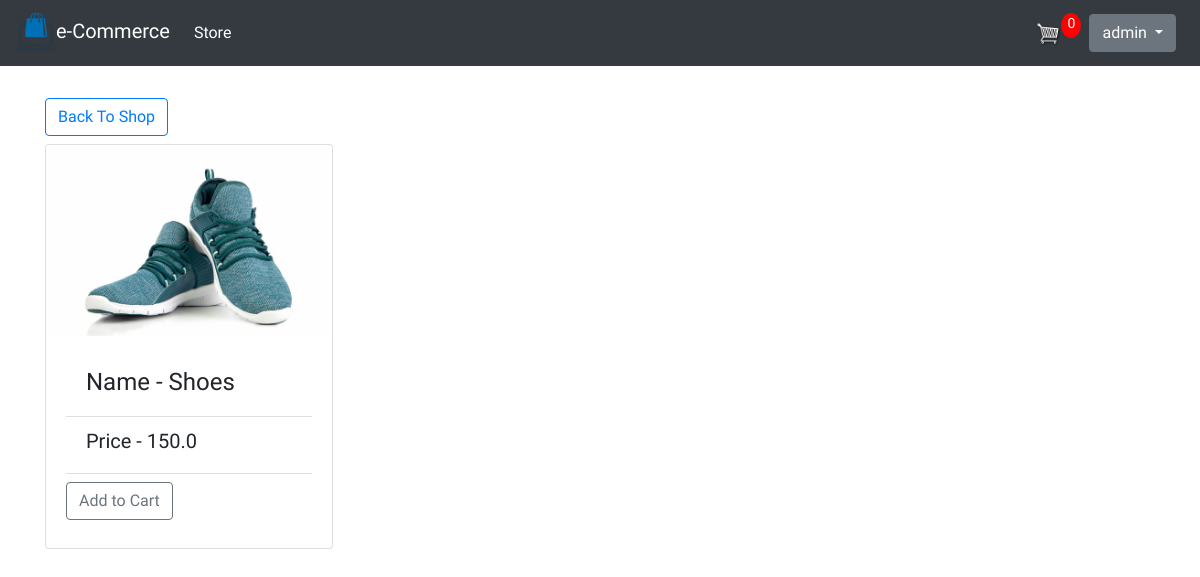
/product/5 (signed in), run on the app's committed database.
### store/models.py (models this page shows, shortened)
class Product(models.Model):
    name = models.CharField(max_length=200, null=True)
    price = models.FloatField(max_length=200, null=True)
    digital = models.BooleanField(default=False, null=True, blank=True)
    image = models.ImageField(null=True, blank=True)
    @property
    def imageURL(self):
        try:
            url = self.image.url
        except:
            url = ''
        return url

### store/views.py (the view)
# urls.py: path('product/<int:id>', views.product_detail, name="product")
@login_required
def product_detail(request, id):
    data = cartData(request)
    cartItems = data['cartItems']
    order = data['order']
    items = data['items']
    product = Product.objects.get(id=id)
    context = {'items': items, 'order': order, 'cartItems': cartItems, 'product': product}
    return render(request, 'store/product_detail.html', context)

### store/models.py (called while the page is built)
    @property
    def get_cart_items(self):
        orderitems = self.orderitem_set.all()
        total = sum([item.quantity for item in orderitems])
        return total

### store/utils.py (called while the page is built)
def cartData(request):
    if request.user.is_authenticated:
        customer = request.user.customer
        order, created = Order.objects.get_or_create(customer=customer, complete=False)
        items = order.orderitem_set.all()
        cartItems = order.get_cart_items
    else:
        cookieData = cookieCart(request)
        cartItems = cookieData['cartItems']
        order = cookieData['order']
        items = cookieData['items']
    return {'cartItems': cartItems, 'order': order, 'items': items}

### templates/store/product_detail.html
{% extends 'store/main.html' %}
{% load static %}
{% block content %}
<div class="my-2">
    <a class="btn btn-outline-primary" href="{% url 'store' %}">Back To Shop</a>
</div>
<div class="card" style="width: 18rem;">
    <img src="{{product.imageURL}}" class="card-img-top" alt="...">
    <div class="card-body">
      <ul class="list-group list-group-flush">
        <li class="list-group-item">
            <h4>Name - {{product.name}}</h4>
        </li>
        <li class="list-group-item">
            <h5>Price - {{product.price}}</h5>
        </li>
      </ul>
      <div>
        <button data-product={{ product.id }} data-action="add" class="my-2 btn btn-outline-secondary add-btn update-cart">Add to Cart</button>
      </div>
    </div>
  </div>
{% endblock %}

### templates/store/main.html (shortened to what this page needs)
<!DOCTYPE html>
{% load static %}
<html>
    <head>
            <link rel="stylesheet" type="text/css" href="{% static 'css/main.css' %}">
            <link rel="stylesheet" href="https://maxcdn.bootstrapcdn.com/bootstrap/4.0.0/css/bootstrap.min.css">
     </head>
     <body style="font-family: 'Glory', sans-serif;">
        <nav class="navbar navbar-expand-lg navbar-dark bg-dark">
          <a class="navbar-brand" href="{% url 'store' %}"><img width="40px" height="40px" src="{% static 'images/logo.png' %}">e-Commerce</a>
          <div class="collapse navbar-collapse" id="navbarSupportedContent">
            <ul class="navbar-nav mr-auto">
              <li class="nav-item active">
                <a class="nav-link" href="{% url 'store' %}">Store <span class="sr-only">(current)</span></a>
              </li>
            </ul>
            <div class="form-inline my-2 my-lg-0">
                {% if user.is_authenticated %}
                    <a href="{% url 'cart' %}">
                        <img  id="cart-icon" src="{% static 'images/cart.png' %}">
                    </a>
                    <p id="cart-total">{{ cartItems }}</p>
                    <div class="dropdown mx-2">
                        <button class="btn btn-secondary dropdown-toggle" type="button" id="dropdownMenuButton" data-toggle="dropdown" aria-haspopup="true" aria-expanded="false">
                            {{user.username}}
                        </button>
                    </div>
                {% else  %}
                    <a href="{% url 'login'%}"class="btn btn-outline-primary">Login</a>
                    <a href="{% url 'signup'%}"class="mx-2 btn btn-outline-primary">Register</a>
                {% endif %}
            </div>
          </div>
        </nav>
         <div class="container">
                <br>
                {% block content %}
                 {% endblock content %}
                <br>
         </div>
     </body>
</html>

### static/css/main.css (style rules this page uses)
body { background-color: hsl(0, 0%, 98%); }
h1,h2,h3,h4,h5,h6 { color:hsl(0, 0%, 30%); }
.bg-dark { background-color: #4f868c!important; }
#cart-icon { width:25px; display: inline-block; margin-left: 15px; }
#cart-total { display: block; text-align: center; color:#fff; background-color: red; width: 20px; height: 25px; border-radius: 50%; font-size: 14px; }
.btn { border-radius: 0; }

### data on the page
Product: imageURL (picture), name "Shoes", price "150.0"

### other printed values
{{ cartItems }} "0"
{{ user.username }} "admin"
